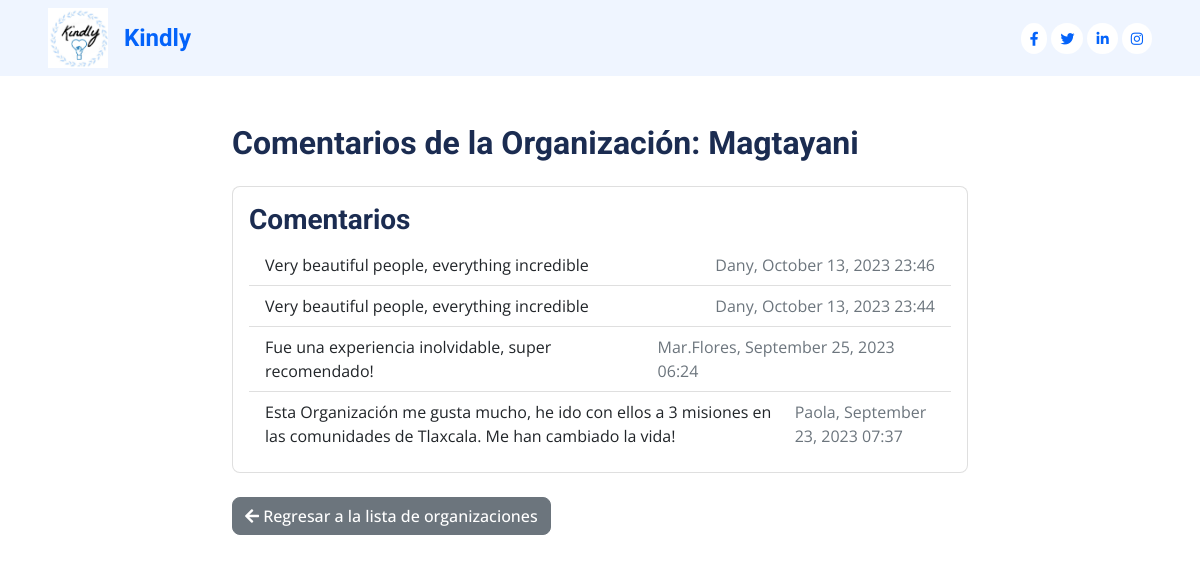
Screenshot of /comunidad/organization/3/comments/ (signed in) with the database file from the repository.
### comunidad/models.py (models this page shows, shortened)
class Organization1(models.Model):
    TYPES_CHOICES = [
        ('Derechos Humanos','Derechos Humanos'),
        ('Medio Ambiente','Medio Ambiente'),
        ('Salud','Salud'),
        ('Educación','Educación'),
        ('Animales','Animales'),
        ('Cultural y Arte','Cultural y Arte'),
        ('Alivio de la Pobreza','Alivio de la Pobreza'),
        ('Derechos de los Refugiados','Derechos de los Refugiados')
    ]
    VOLUNTEER_CHOICES = [
        ('1-10', '1 a 10'),
        ('10-30', '10 a 30'),
        ('30-50', '30 a 50'),
        ('+ 50', '+ 50'),
    ]
    organization_name = models.CharField(max_length=500, validators=[RegexValidator(r'^[a-zA-Z0-9\s,.]*$', 'Ingresa un nombre válido')])
    organization_mail = models.EmailField(max_length=300, unique=True)
    organization_address = models.CharField(max_length=800)
    organization_web = models.CharField(max_length=400)
    organization_description = models.TextField(max_length=2000)
    organization_type = models.CharField(max_length=300, choices=TYPES_CHOICES)
    volunteer_count = models.CharField(max_length=10, choices=VOLUNTEER_CHOICES,null=True)
    created_date = models.DateTimeField(default=timezone.now,blank=True , null=True)
    deleted_date = models.DateTimeField(blank=True , null=True)
    user_type = models.ForeignKey(ExtendedData, on_delete=models.CASCADE)

class Comment(models.Model):
    user = models.ForeignKey(User, on_delete=models.CASCADE)
    organization = models.ForeignKey(Organization1, on_delete=models.CASCADE)
    text = models.TextField()
    created_date = models.DateTimeField(default=timezone.now)
    preferred_language = models.ForeignKey(PreferredLanguage,on_delete=models.CASCADE, null=True)

### comunidad/views.py (the view)
# urls.py: path('organization/<int:organization_id>/comments/', views.view_comments, name='view_comments'),
@login_required
def view_comments(request, organization_id):
    organization = Organization1.objects.get(id=organization_id)
    comments = Comment.objects.filter(organization=organization).order_by('-created_date')
    context = {
        'Organitation': organization,
        'comments': comments,
    }
    return render(request, 'view_comments.html', context)

### comunidad/templates/view_comments.html (shortened to what this page needs)
{% load static %}
<!DOCTYPE html>
<html lang="en">
<head>
    <link href="https://cdnjs.cloudflare.com/ajax/libs/font-awesome/5.10.0/css/all.min.css" rel="stylesheet">
    <link href="https://cdn.jsdelivr.net/npm/bootstrap-icons@1.4.1/font/bootstrap-icons.css" rel="stylesheet">
    <link href="{% static 'lib/animate/animate.min.css' %}" rel="stylesheet">
    <link href="{% static 'lib/owlcarousel/assets/owl.carousel.min.css' %}" rel="stylesheet">
    <link href="{% static 'lib/tempusdominus/css/tempusdominus-bootstrap-4.min.css' %}" rel="stylesheet" />
    <link href="{% static 'css/bootstrap.min.css' %}" rel="stylesheet">
    <link href="{% static 'css/style.css' %}" rel="stylesheet">
</head>
    <body>
        <div class="container-fluid bg-light p-0 wow fadeIn" data-wow-delay="0.1s">
            <div class="row gx-0 d-none d-lg-flex">
                <div class="col-lg-7 px-3 px-lg-5 text-start">
                    <a href="{% url 'home' %}" class="navbar-brand d-flex align-items-center py-2 me-3">
                        <img src="{% static 'img/logo.jpg' %}" alt="Tu Logotipo" class="me-3" width="60" height="60">
                        <h4 class="m-0 text-primary">Kindly</h4>
                    </a>
                </div>
                <div class="col-lg-5 px-3 px-lg-5 text-end">
                    <div class="h-100 d-inline-flex align-items-center">
                        <a class="btn btn-sm rounded-circle bg-white text-primary me-1" href="#"><i class="fab fa-facebook-f"></i></a>
                        <a class="btn btn-sm rounded-circle bg-white text-primary me-1" href="#"><i class="fab fa-twitter"></i></a>
                        <a class="btn btn-sm rounded-circle bg-white text-primary me-1" href="#"><i class="fab fa-linkedin-in"></i></a>
                        <a class="btn btn-sm rounded-circle bg-white text-primary me-0" href="#"><i class="fab fa-instagram"></i></a>
                    </div>
                </div>
            </div>
        </div>
        <div class="container mt-5">
            <div class="row justify-content-center">
                <div class="col-md-8">
                    <h2 class="mb-4">Comentarios de la Organización: {{ Organitation.organization_name }}</h2>
                    {% if comments %}
                    <div class="card">
                        <div class="card-body">
                            <h3>Comentarios</h3>
                            <ul class="list-group list-group-flush">
                                {% for comment in comments %}
                                <li class="list-group-item">
                                    <div class="d-flex justify-content-between align-items-center">
                                        <div>
                                            {{ comment.text }}
                                        </div>
                                        <div class="text-muted">
                                            {{ comment.user.username }}, {{ comment.created_date|date:"F d, Y H:i" }}
                                        </div>
                                    </div>
                                </li>
                                {% endfor %}
                            </ul>
                        </div>
                    </div>
                    {% else %}
                    <p class="mt-4">No hay comentarios aún.</p>
                    {% endif %}
                    <div class="mt-4">
                        <a href="{% url 'ver_org' %}" class="btn btn-secondary">
                            <i class="fas fa-arrow-left mr-2"></i> Regresar a la lista de organizaciones
                        </a>
                    </div>
                </div>
            </div>
        </div>
</body>
</html>

### comunidad/static/css/style.css (style rules this page uses)
:root { --primary: #0463FA; --light: #EFF5FF; --dark: #1B2C51; }
.btn { font-weight: 500; transition: .5s; }
.btn.btn-primary, .btn.btn-secondary { color: #FFFFFF; }

### rows the page displays
Organization1: organization_name "Magtayani"
Comment: text "Very beautiful people, everything incredible", user.username "Dany", created_date "October 13, 2023 23:46"
Comment: text "Very beautiful people, everything incredible", user.username "Dany", created_date "October 13, 2023 23:44"
Comment: text "Fue una experiencia inolvidable, super recomendado!", user.username "Mar.Flores", created_date "September 25, 2023 06:24"
Comment: text "Esta Organización me gusta mucho, he ido con ellos a 3 misiones en las comunidades de Tlaxcala. Me han cambiado la vida!", user.username "Paola", created_date "September 23, 2023 07:37"
